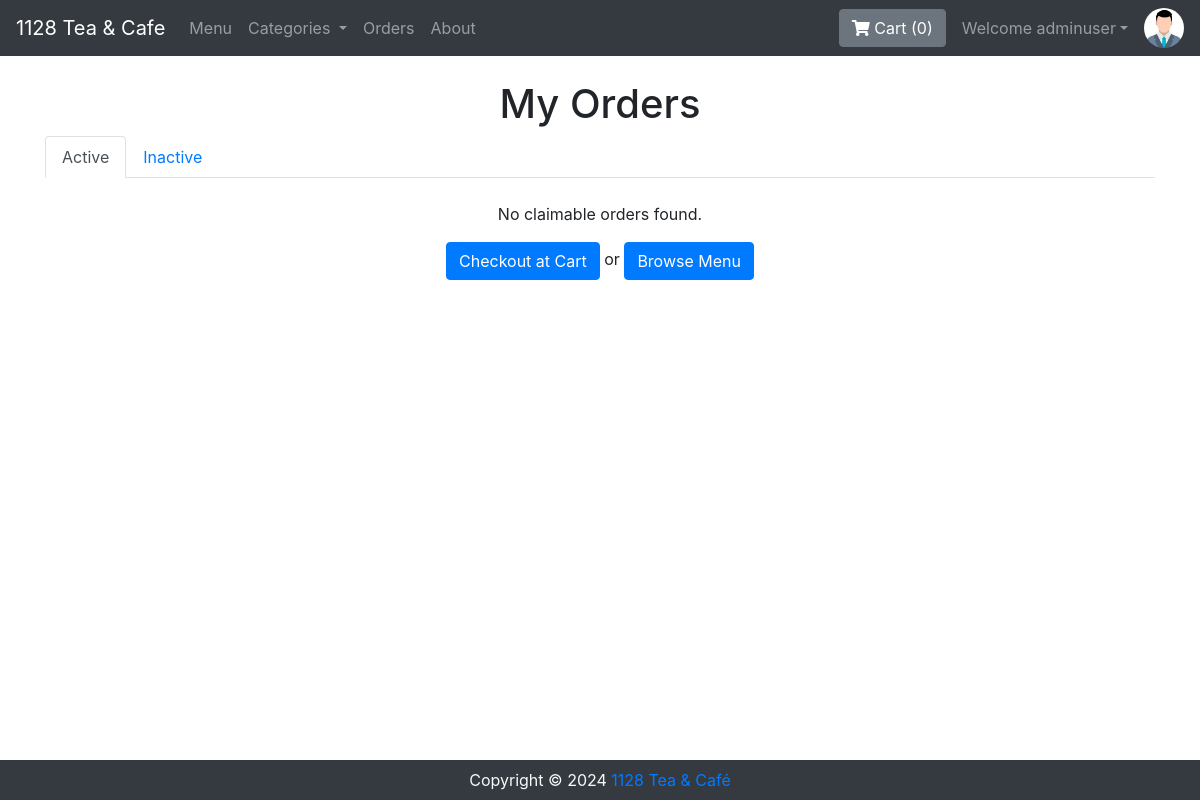
Before: /viewOrder.php (signed in) with the older database file.
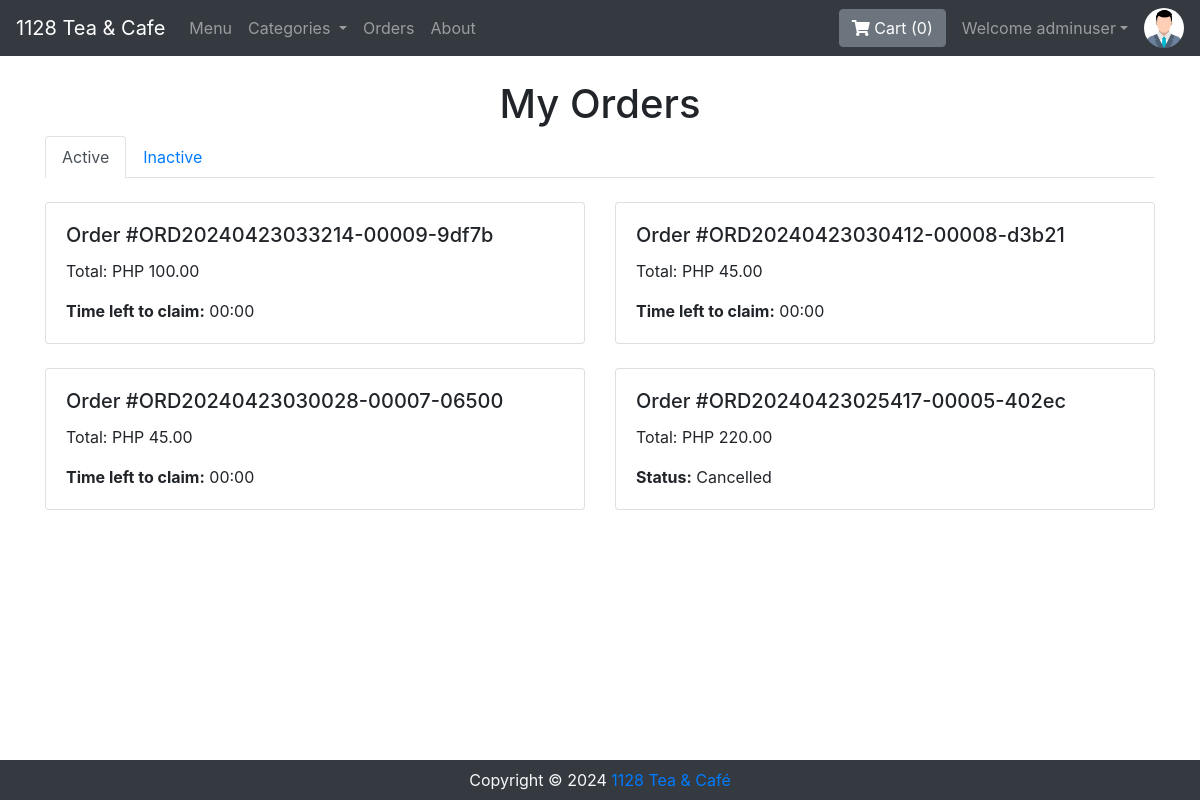
After: the same page with the newer database file.
### tables this page shows
CREATE TABLE `orders` (
  `orderId` varchar(50) NOT NULL,
  `userId` int NOT NULL,
  `amount` int NOT NULL,
  `paymentMode` enum('0','1','2') NOT NULL DEFAULT '2' COMMENT '0=Maya, 1=Gcash, 2=Cash',
  `orderStatus` enum('0','1','2','3','4','5','6') NOT NULL DEFAULT '0' COMMENT '0=Order Placed, 1=Order Confirmed, 2=Preparing your Order, 3=Your order is ready for pick-up!, 4=Order Received, 5=Order Denied, 6=Order Cancelled.',
  `orderDate` datetime NOT NULL DEFAULT CURRENT_TIMESTAMP
);

### partials/_orderItemModal.php (called while the page is built, shortened)
<?php
function getOrderStatusDescription($status)
{
    $statuses = [
        '0' => 'Order Placed',
        '1' => 'Order Confirmed',
        '2' => 'Preparing your Order',
        '3' => 'Your order is ready, claim it on the counter',
        '4' => 'Order Received',
        '5' => 'Order Denied',
        '6' => 'Cancelled',
    ];
    return $statuses[$status] ?? 'Unknown Status';
}
?>

### viewOrder.php (the view, shortened to what this page needs)
<?php require 'partials/_nav.php'; ?>
<?php include 'partials/_orderItemModal.php'; ?>
<!doctype html>
<html lang="en">
<head>
    <link rel="stylesheet" href="https://stackpath.bootstrapcdn.com/bootstrap/4.5.0/css/bootstrap.min.css">
    <link rel="stylesheet" href="https://use.fontawesome.com/releases/v5.8.2/css/all.css">
</head>
<body>
    <?php if ($loggedin) : ?>
        <div class="container mt-4">
            <h1 class="text-center">My Orders</h1>
            <ul class="nav nav-tabs">
                <li class="nav-item"><a class="nav-link active" data-toggle="tab" href="#claimable">Active</a></li>
                <li class="nav-item"><a class="nav-link" data-toggle="tab" href="#cancelled">Inactive</a></li>
            </ul>
            <div class="tab-content">
                <br>
                <div id="claimable" class="tab-pane fade show active">
                    <div class="row">
                        <?php
                        $stmt = $conn->prepare("SELECT orderId, amount, orderDate, UNIX_TIMESTAMP(orderDate) AS timestamp, orderStatus FROM orders WHERE userId = ? AND orderStatus NOT IN (4, 5, 6) ORDER BY orderDate DESC");
                        $stmt->bind_param("i", $userId);
                        $stmt->execute();
                        $result = $stmt->get_result();
                        $currentTime = time();
                        while ($order = $result->fetch_assoc()) {
                            $timeLeft = max(0, 20 * 60 - ($currentTime - $order['timestamp']));
                            $statusText = getOrderStatusDescription($order['orderStatus']);
                            if ($order['orderStatus'] == 0) {
                                echo "<div class='col-md-6 mb-4'>
                                    <div class='card order-card' data-toggle='modal' data-target='#orderItem" . htmlspecialchars($order['orderId']) . "'>
                                        <div class='card-body'>
                                            <h5 class='card-title'>Order #" . htmlspecialchars($order['orderId']) . "</h5>
                                            <p class='card-text'>Total: PHP " . number_format($order['amount'], 2) . "</p>
                                                <p class='card-text countdown' data-time-left='$timeLeft'><strong>Time left to claim:</strong> <span>$statusText</span></p>
                                        </div>
                                    </div>
                                </div>";
                            } else {
                                echo "<div class='col-md-6 mb-4'>
                                    <div class='card order-card' data-toggle='modal' data-target='#orderItem" . htmlspecialchars($order['orderId']) . "'>
                                        <div class='card-body'>
                                            <h5 class='card-title'>Order #" . htmlspecialchars($order['orderId']) . "</h5>
                                            <p class='card-text'>Total: PHP " . number_format($order['amount'], 2) . "</p>
                                            <p class='card-text'><strong>Status:</strong> $statusText</p>
                                        </div>
                                    </div>
                                </div>";
                            }
                        }
                        if ($result->num_rows === 0) {
                            echo '
                        <div class="text-center w-100">
                            <p>No claimable orders found.</p>
                            <p><a href="/viewCart.php" class="btn btn-primary">Checkout at Cart</a>  or  <a href="/" class="btn btn-primary">Browse Menu</a></p>
                        </div>';
                        }
                        ?>
                    </div>
                </div>
            </div>
        </div>
    <?php endif; ?>
    <?php require 'partials/_footer.php'; ?>
</body>
</html>

Changed rows visible on the page:
added orders: orderId "ORD20240423033214-00009-9df7b", amount "100.00"
added orders: orderId "ORD20240423030412-00008-d3b21", amount "45.00"
added orders: orderId "ORD20240423030028-00007-06500", amount "45.00"
added orders: orderId "ORD20240423025417-00005-402ec", amount "220.00", orderStatus "Cancelled"
Other visible differences:
text no longer shown: "No claimable orders found. Checkout at Cart or Browse Menu"
